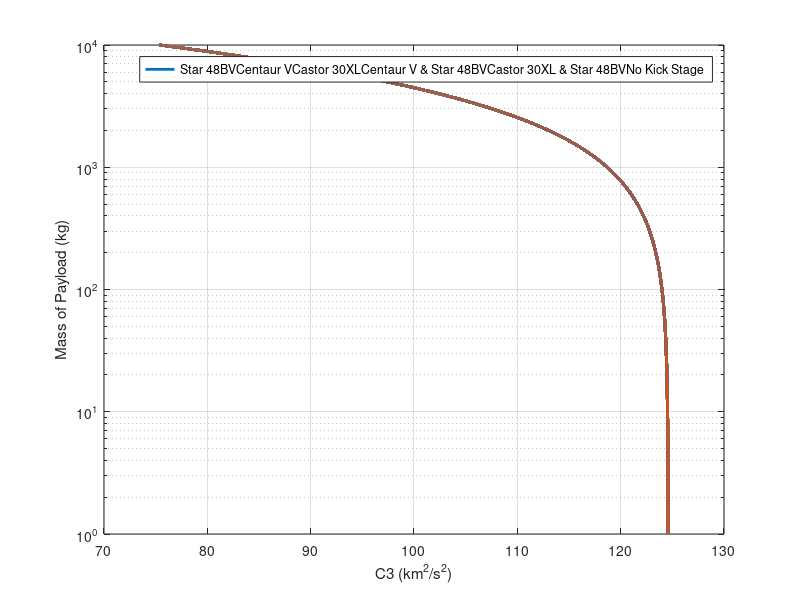

Reproduce this figure in MATLAB. (Note: this script raises an error after producing the figure.)
%%%%%%%%%%%%%%%%%%%%%%%%%%%%%%%%%%%%%%%%%%%%%%%%%%%%%%%%%%%%%%%%%%%%%%%%%%%
%Script Name: GenerateC3
%Description: generate final velocity
%Author: Austin Barrow and Propulsion Team
%%%%%%%%%%%%%%%%%%%%%%%%%%%%%%%%%%%%%%%%%%%%%%%%%%%%%%%%%%%%%%%%%%%%%%%%%%%
clc;
clear all;

m_pay = (0:1:10000);
array_LV = "SLS Block 2";
%array_LV = ["SLS Block 1", "SLS Block 1B", "SLS BLock 2", "Falcon Heavy", "Starship", "New Glenn", "Vulcan 6S"]; % Array of Launch Vehicles


kick_Stage = ["Star 48BV", "Centaur V", "Nuclear", "Castor 30XL", "Hybrid", "Centaur V & Star 48BV", ...
        "Centaur V & Nuclear", "Centaur V & Hybrid", "Star 48BV & Hybrid", "Star 48 BV & Nuclear", ...
        "Hybrid & Nuclear", "Castor 30XL & Star 48BV", "Castor 30XL & Nuclear", "Castor 30XL & Hybrid","No Kick Stage"];

kick_Stage = ["Star 48BV", "Centaur V", "Castor 30XL", "Centaur V & Star 48BV", ...
         "Castor 30XL & Star 48BV",  "No Kick Stage"];
%kick_Stage = ["Star 48BV", "Centaur V", "No Kick Stage"];

%kick_Stage = "No Kick Stage";
g_E = 9.81; % (m/s^2)
v_esc_E = 11200; % Escape velocity of Earth from LEO m/s

% function [final_v, invalid, added_V] = generateC3( candidateArchitecture, m_pay )
    % Inputs: Launch Vehicle, Kick Stage Propulsion, C3 values (0,10,20,30,40,50,60,70,80,90,100, 110, 120)
    % Outputs: Delta V, Delta V caused by Kick Stage, Mass Payload, Structural Mass, Mass Propellant

    %% Setting Constants and Assumed Values (values to iterate over)
  
figure(1);
    
    
%% Switch statement to determine assumed ISP (Impulse), Lambda (Payload 
% Fraction), Inert Mass Fraction for kick stage
for i = 1:length(kick_Stage)
    kick = kick_Stage(i);
    switch kick 
        case "Star 48BV" % Solid Rocket 
            num_Kick = 1;
            isp = 286;
            lambda = 0.939;
            m_kick1 = 2624 + m_pay;
        case "Centaur V" %Liquid
            num_Kick = 1;
            isp = 451; % LH2/LOX
            lambda = 0.91; % Centaur Kick Stage
            m_kick1 = 22825 + m_pay;
        case "Castor 30XL"
            num_Kick = 1;
            isp = 294;
            lambda = .944;
            m_kick1 = 26406.79 + m_pay;
        case "Nuclear" % LOOK AT BMX TECHNOLOGIES
            num_Kick = 1;
            isp = 875; 
            lambda = 0.74; 
            m_kick1 = 2547.375 + m_pay;
        case "Hybrid" % SNC Vortex Engine
            num_Kick = 1;
            isp = 325;
            lambda = 0.875;
            m_kick1 = 2200 + m_pay;
        case "Centaur V & Star 48BV" %Liquid
            num_Kick = 2;
            isp1 = 451; % LH2/LOX
            lambda1 = 0.91; % Centaur Kick Stage
            isp2 = 286; %Star 48BV
            lambda2 = 0.939;
            m_kick2 = 2624 + m_pay;
            m_kick1 = 22825 + m_kick2; %Centaur Kick Stage hauling Star48BV
        case "Centaur V & Nuclear" % LOOK AT BMX TECHNOLOGIES
            num_Kick = 2;
            isp1 = 451; % LH2/LOX
            lambda1 = 0.91; % Centaur Kick Stage
            isp2 = 875; 
            lambda2 = 0.74; 
            m_kick2 = 2547.375 + m_pay; %needs to be updated, nuclear
            m_kick1 = 22825 + m_kick2; %Centaur Kick Stage hauling Nuclear
        case "Centaur V & Hybrid" % LOOK AT SIERRA NEVADA
            num_Kick = 2;
            isp1 = 451; % LH2/LOX
            lambda1 = 0.91; % Centaur Kick Stage
            isp2 = 325;
            lambda2 = 0.875; 
            m_kick2 = 2200 + m_pay; %needs to be updated, hybrid
            m_kick1 = 22825 + m_kick2; %Centaur Kick Stage hauling Hybrid
        case "Castor 30XL & Star 48BV" %Liquid
            num_Kick = 2;
            isp1 = 294;
            lambda1 = 0.944; 
            isp2 = 286; %Star 48BV
            lambda2 = 0.939;
            m_kick2 = 2624 + m_pay;
            m_kick1 = 26406.79 + m_kick2; %Castor 30XL Kick Stage hauling Star48BV
        case "Castor 30XL & Nuclear" % LOOK AT BMX TECHNOLOGIES
            num_Kick = 2;
            isp1 = 294;
            lambda1 = 0.944;
            isp2 = 875; 
            lambda2 = 0.74; 
            m_kick2 = 2547.375 + m_pay; %needs to be updated, nuclear
            m_kick1 = 26406.79 + m_kick2; %Castor 30XL Kick Stage hauling Nuclear
        case "Castor 30XL & Hybrid" % LOOK AT SIERRA NEVADA
            num_Kick = 2;
            isp1 = 294;
            lambda1 = 0.944;
            isp2 = 325;
            lambda2 = 0.875; 
            m_kick2 = 2200 + m_pay; %needs to be updated, hybrid
            m_kick1 = 26406.79 + m_kick2; %Castor 30XL Kick Stage hauling Hybrid
         case "Star 48BV & Hybrid" % Solid Rocket 
            num_Kick = 2;
            isp1 = 286;
            lambda1 = 0.939;
            isp2 = 325;
            lambda2 = 0.875;
            m_kick2 = 2200 + m_pay; %hybrid
            m_kick1 = 2624 + m_kick2;
        case "Star 48BV & Nuclear" % Solid Rocket 
            num_Kick = 2;
            isp2 = 875;
            lambda2 = 0.74;
            isp1 = 286;
            lambda1 = 0.939;
            m_kick2 = 2547.375 + m_pay; %needs to be updated, nuclear
            m_kick1 = 2624 + m_kick2;
        case "Hybrid & Nuclear" % Hybrid & Nuclear
            num_Kick = 2;
            isp1 = 875; % nuclear
            lambda1 = 0.74; % nuclear
            isp2 = 325; % hybrid
            lambda2 = 0.875; % Hybrid Kick Stage
            m_kick2 = 2200 + m_pay; %needs to be updated, nuclear
            m_kick1 = 2547.375 + m_kick2; %Centaur Kick Stage hauling Hybrid
        case "Centaur V & Kek" %Liquid
            num_Kick = 2;
            isp1 = 451; % LH2/LOX
            lambda1 = 0.91; % Centaur Kick Stage
            isp2 = 451;
            lambda2 = 0.91;
            m_kick2 = 20000 + m_pay;
            m_kick1 = 22825 + m_kick1;
        otherwise % No kick stage
            num_Kick = 0;
            m_kick1 = m_pay;
            
    end

    switch array_LV
        
        case "SLS Block 1"
            C3 = -1.36254651049771e-11 * (m_kick1)^3 + ...
                8.34210950132914e-07 * (m_kick1)^2 + -0.0189976032356646 ...
                * m_kick1 + 172.041984919931;
        case "SLS Block 1B"
            C3 = -1.15085276593111e-12 .* (m_kick1).^3 + ...
                1.18020100654521e-07 .* (m_kick1).^2 + ...
                -0.00587448959766228 .* m_kick1 + 119.768784427882;
        case "SLS Block 2"
            C3 = -1.10638439713243e-12 .* (m_kick1).^3 + ...
                1.21222227649818e-07 .* (m_kick1).^2 + ...
                -0.00602174622627308 .* m_kick1 + 124.597075687923;
        case "Falcon Heavy Recoverable"
            C3 = -6.19433969053741e-11 * (m_kick1)^3 + ...
                1.348688172148435e-06 * (m_kick1)^2 + -0.0160 * m_kick1 ...
                + 64.84;
        case "Starship" 
            C3 = (0.0047^2 .* (log(1500 ./ (5 .* (m_kick1 ./ 1000)+120) ) ).^2 - 0.0032^2 ) ...
                *1E6;
        case "New Glenn"
            C3 = -4.42248334552639e-11 * (m_kick1)^3 + ...
                4.98373417329502e-07 * (m_kick1)^2 + -0.0055 * m_kick1 ...
                + 30.7952;
        case "Vulcan 6S"
            C3 = -6.89376184059982e-11 * (m_kick1)^3 + ...
                1.82960892594491e-06 * (m_kick1)^2 + -0.0225 * m_kick1 ...
                + 116.117;
        otherwise 
            disp('HI');
            C3 = -1;
    end

    if(num_Kick == 1)        
        % Calculation mass propellant, inert mass, and Mass Ratio
        m_prop = (m_kick1 - m_pay) .* lambda;
        m_inert = (m_kick1 - m_pay - m_prop); % Structural mass of the kick stage (Mass minus final payload and propellant)
        MR = (m_pay + m_prop + m_inert) ./ (m_pay + m_inert); % Mass Ratio
    
        % Calculation of Velocity Infinite with rocket equation (m/s)
        added_V = g_E .* isp .* log(MR); 
    elseif(num_Kick == 2)
        %Stage 1:
        m_prop1 = (m_kick1 - m_kick2) .* lambda1;
        m_inert1 = (m_kick1 - m_kick2 - m_prop1); 
        MR = (m_kick2 + m_prop1 + m_inert1) ./ (m_kick2 + m_inert1); 
    
        added_V = g_E .* isp1 .* log(MR); 
        
        %Stage 2:
        m_prop2 = (m_kick2 - m_pay) .* lambda2;
        m_inert2 = (m_kick2 - m_pay - m_prop2); 
        MR = (m_pay + m_prop2 + m_inert2) ./ (m_pay + m_inert2); 
    
        added_V = added_V + g_E .* isp2 .* log(MR);
    else %num_kick = 0
        added_V = 0;
    end
    
    final_C3 = added_V/1000 + sqrt(C3+(v_esc_E/1000)^2);
    %final_C3 = (added_V ./ 1000 + sqrt(C3+(v_esc_E/1000).^2)).^2;
    final_C3 = ((added_V ./ 1000) + sqrt(C3)).^2;
    final_C3_Array(i,:) = final_C3;
    %semilogy(final_C3, m_pay,'linewidth',2);
    %grid on

end 
semilogy(final_C3_Array, m_pay, 'linewidth', 2);
grid on;
legend( kick_Stage )
xlabel("C3 (km^2/s^2)");
% xlim([0 600])
ylabel("Mass of Payload (kg)")

titleName = array_LV + " Mass vs C3 w/ Kick Stages";
title(titleName);


%% Switch statement to determine C3 (km^2/s^2) at given payload mass
% Uses equations from curvefit of C3 vs mass

% 
% invalid = false;
% if(C3 < 0) 
%     invalid = true;
%     final_v = 0;
%     added_V = 0;
%     return
% end 

%% Calculations 

%final_v = added_V/ 1000 + sqrt(C3+(v_esc_E/1000)^2);
